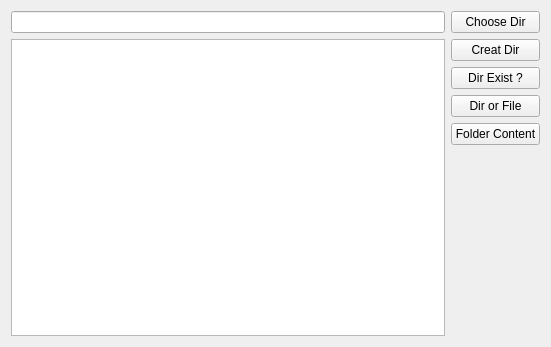
<?xml version="1.0" encoding="UTF-8"?>
<ui version="4.0">
 <class>Widget</class>
 <widget class="QWidget" name="Widget">
  <property name="geometry">
   <rect>
    <x>0</x>
    <y>0</y>
    <width>551</width>
    <height>347</height>
   </rect>
  </property>
  <property name="windowTitle">
   <string>Widget</string>
  </property>
  <layout class="QHBoxLayout" name="horizontalLayout">
   <item>
    <layout class="QVBoxLayout" name="verticalLayout">
     <item>
      <widget class="QLineEdit" name="lineEdit"/>
     </item>
     <item>
      <widget class="QListWidget" name="listWidget"/>
     </item>
    </layout>
   </item>
   <item>
    <layout class="QVBoxLayout" name="verticalLayout_2">
     <item>
      <widget class="QPushButton" name="chooseDirButton">
       <property name="text">
        <string>Choose Dir</string>
       </property>
      </widget>
     </item>
     <item>
      <widget class="QPushButton" name="creatDirButton">
       <property name="text">
        <string>Creat Dir</string>
       </property>
      </widget>
     </item>
     <item>
      <widget class="QPushButton" name="dirExistButton">
       <property name="text">
        <string>Dir Exist ?</string>
       </property>
      </widget>
     </item>
     <item>
      <widget class="QPushButton" name="dirOrFileButton">
       <property name="text">
        <string>Dir or File</string>
       </property>
      </widget>
     </item>
     <item>
      <widget class="QPushButton" name="folderContentButton">
       <property name="text">
        <string>Folder Content</string>
       </property>
      </widget>
     </item>
     <item>
      <spacer name="verticalSpacer">
       <property name="orientation">
        <enum>Qt::Vertical</enum>
       </property>
       <property name="sizeHint" stdset="0">
        <size>
         <width>20</width>
         <height>40</height>
        </size>
       </property>
      </spacer>
     </item>
    </layout>
   </item>
  </layout>
 </widget>
 <resources/>
 <connections/>
</ui>
